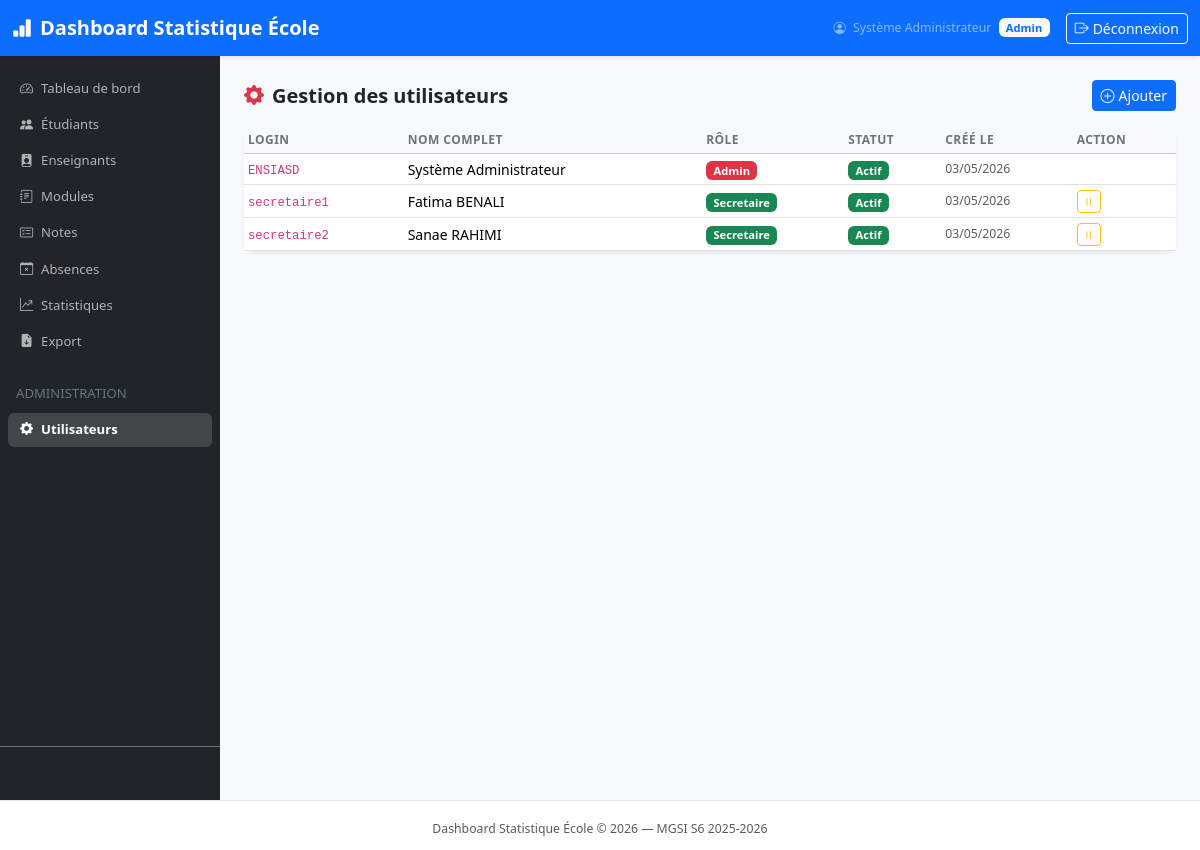
Screenshot of /pages/utilisateurs.php (signed in) with the database file from the repository.
### tables this page shows
CREATE TABLE `utilisateurs` (
  `id`           INT UNSIGNED AUTO_INCREMENT PRIMARY KEY,
  `login`        VARCHAR(50)  NOT NULL UNIQUE,
  `mot_de_passe` VARCHAR(255) NOT NULL,
  `nom`          VARCHAR(100) NOT NULL,
  `prenom`       VARCHAR(100) NOT NULL,
  `role`         ENUM('admin','enseignant','secretaire') NOT NULL DEFAULT 'secretaire',
  `actif`        TINYINT(1) NOT NULL DEFAULT 1,
  `cree_le`      DATETIME NOT NULL DEFAULT CURRENT_TIMESTAMP
);

### config.php (called while the page is built, shortened)
<?php
function h(string $value): string {
    return htmlspecialchars($value, ENT_QUOTES, 'UTF-8');
}

### pages/utilisateurs.php (the view, shortened to what this page needs)
<?php
$db = getDB();
$users = $db->query("SELECT * FROM utilisateurs ORDER BY role, nom")->fetchAll();
$roleColors = ['admin'=>'danger','enseignant'=>'primary','secretaire'=>'success'];
include __DIR__ . '/../includes/header.php';
?>
<div class="d-flex justify-content-between align-items-center mb-3">
  <h5 class="mb-0 fw-bold"><i class="bi bi-gear-fill me-2 text-danger"></i>Gestion des utilisateurs</h5>
  <button class="btn btn-primary btn-sm" data-bs-toggle="modal" data-bs-target="#modalUser">
    <i class="bi bi-plus-circle me-1"></i>Ajouter
  </button>
</div>
<div class="card border-0 shadow-sm">
  <div class="card-body p-0">
    <table class="table table-hover table-sm mb-0">
      <thead class="table-light">
        <tr><th>Login</th><th>Nom complet</th><th>Rôle</th><th>Statut</th><th>Créé le</th><th>Action</th></tr>
      </thead>
      <tbody>
        <?php foreach ($users as $u): ?>
        <tr>
          <td><code><?= h($u['login']) ?></code></td>
          <td><?= h($u['prenom']) ?> <?= h($u['nom']) ?></td>
          <td><span class="badge bg-<?= $roleColors[$u['role']] ?>"><?= ucfirst($u['role']) ?></span></td>
          <td><span class="badge bg-<?= $u['actif'] ? 'success' : 'secondary' ?>">
            <?= $u['actif'] ? 'Actif' : 'Inactif' ?>
          </span></td>
          <td class="small text-muted"><?= date('d/m/Y', strtotime($u['cree_le'])) ?></td>
          <td>
            <?php if ($u['id'] != 1): ?>
            <form method="POST" class="d-inline">
              <button class="btn btn-sm btn-outline-<?= $u['actif']?'warning':'success' ?> py-0 px-1">
                <i class="bi bi-<?= $u['actif']?'pause':'play' ?>"></i>
              </button>
            </form>
            <?php endif; ?>
          </td>
        </tr>
        <?php endforeach; ?>
      </tbody>
    </table>
  </div>
</div>
<?php include __DIR__ . '/../includes/footer.php'; ?>

### css/style.css (style rules this page uses)
:root { --sidebar-width: 220px; --primary: #4e73df; --success: #1cc88a; --info: #36b9cc; --warning: #f6c23e; --danger: #e74a3b; }
body { font-size: 0.875rem; background-color: #f8f9fc; }
.card { border-radius: 10px; }
.table th { font-size: 0.75rem; text-transform: uppercase; letter-spacing: 0.04em; color: #6c757d; font-weight: 600; }
.table td { vertical-align: middle; }
.badge { font-size: 0.7rem; font-weight: 600; }

### rows the page displays
utilisateurs: login "ENSIASD", prenom "Système", nom "Administrateur", role "Admin", actif "Actif", cree_le "03/05/2026"
utilisateurs: login "secretaire1", prenom "Fatima", nom "BENALI", role "Secretaire", actif "Actif", cree_le "03/05/2026"
utilisateurs: login "secretaire2", prenom "Sanae", nom "RAHIMI", role "Secretaire", actif "Actif", cree_le "03/05/2026"

### other values shown
APP_NAME "Dashboard Statistique École"
$_SESSION['nom'] "Système Administrateur"
getUserRole() "Admin"
$label "Tableau de bord Étudiants Enseignants Modules Notes Absences Statistiques Export Utilisateurs"
